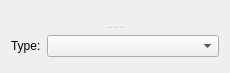
<?xml version="1.0" encoding="UTF-8"?>
<ui version="4.0">
 <class>BiologialProductWidget</class>
 <widget class="QWidget" name="BiologialProductWidget">
  <property name="geometry">
   <rect>
    <x>0</x>
    <y>0</y>
    <width>230</width>
    <height>73</height>
   </rect>
  </property>
  <property name="windowTitle">
   <string>Form</string>
  </property>
  <layout class="QGridLayout" name="gridLayout">
   <item row="0" column="0">
    <widget class="QSplitter" name="splitter">
     <property name="orientation">
      <enum>Qt::Orientation::Vertical</enum>
     </property>
     <property name="handleWidth">
      <number>3</number>
     </property>
     <widget class="DataExchangeWidget" name="dataExchangeWidget" native="true"/>
     <widget class="QWidget" name="layoutWidget">
      <layout class="QVBoxLayout" name="verticalLayout">
       <item>
        <widget class="NameDescriptionWidget" name="nameDescriptionWidget" native="true"/>
       </item>
       <item>
        <layout class="QHBoxLayout" name="horizontalLayout">
         <item>
          <widget class="QLabel" name="label">
           <property name="text">
            <string>Type:</string>
           </property>
           <property name="buddy">
            <cstring>bioProductTypeComboBox</cstring>
           </property>
          </widget>
         </item>
         <item>
          <widget class="QComboBox" name="bioProductTypeComboBox">
           <property name="sizePolicy">
            <sizepolicy hsizetype="MinimumExpanding" vsizetype="Fixed">
             <horstretch>0</horstretch>
             <verstretch>0</verstretch>
            </sizepolicy>
           </property>
          </widget>
         </item>
        </layout>
       </item>
       <item>
        <spacer name="verticalSpacer">
         <property name="orientation">
          <enum>Qt::Orientation::Vertical</enum>
         </property>
         <property name="sizeHint" stdset="0">
          <size>
           <width>20</width>
           <height>40</height>
          </size>
         </property>
        </spacer>
       </item>
      </layout>
     </widget>
    </widget>
   </item>
  </layout>
 </widget>
 <customwidgets>
  <customwidget>
   <class>DataExchangeWidget</class>
   <extends>QWidget</extends>
   <header location="global">gui.widgets.dataclasswidgets.dataexchangewidget</header>
   <container>1</container>
  </customwidget>
  <customwidget>
   <class>NameDescriptionWidget</class>
   <extends>QWidget</extends>
   <header location="global">gui.widgets.dataclasswidgets.namedescriptionwidget</header>
   <container>1</container>
  </customwidget>
 </customwidgets>
 <resources/>
 <connections/>
</ui>
